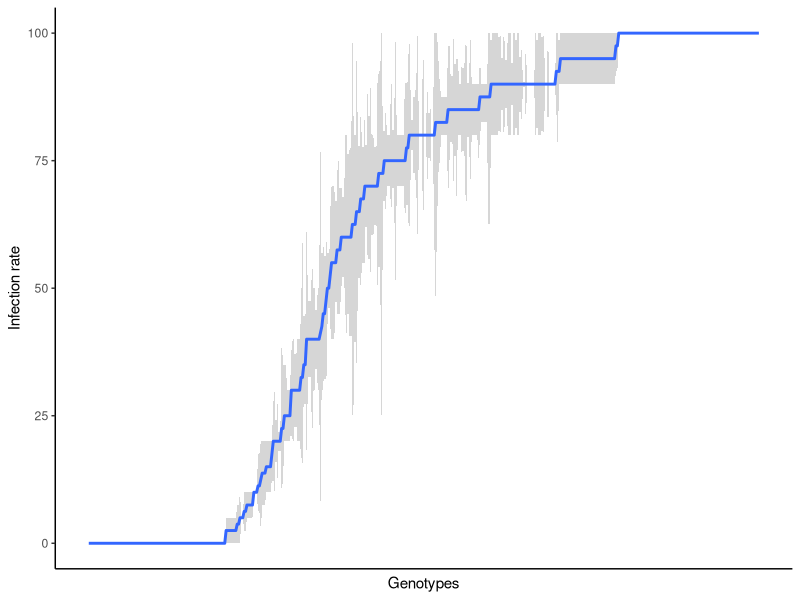
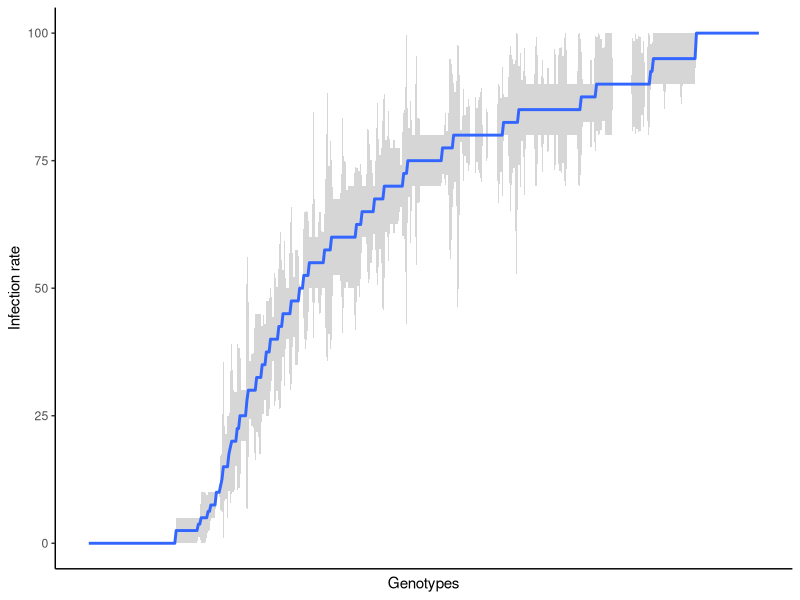
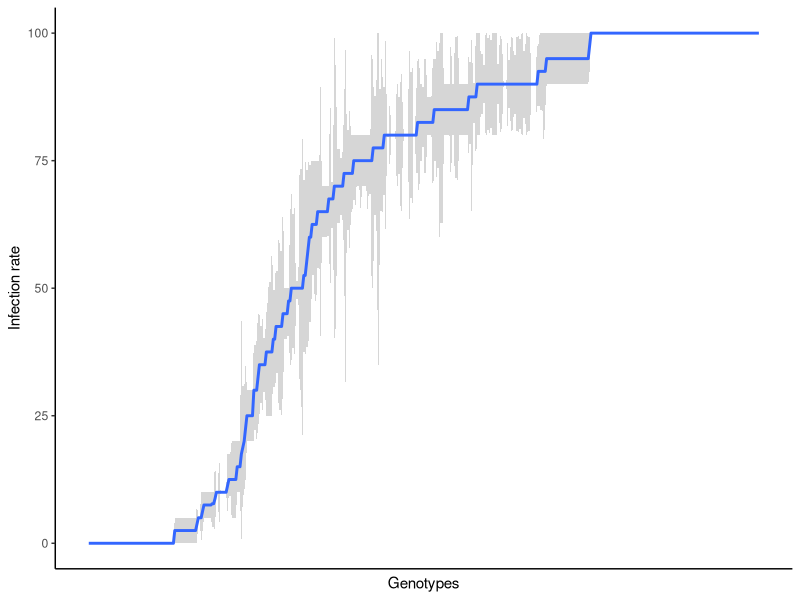
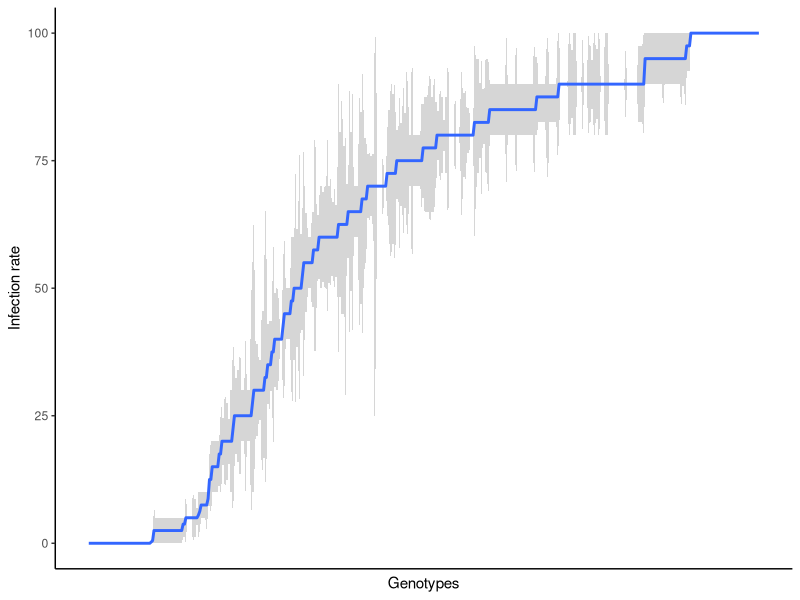
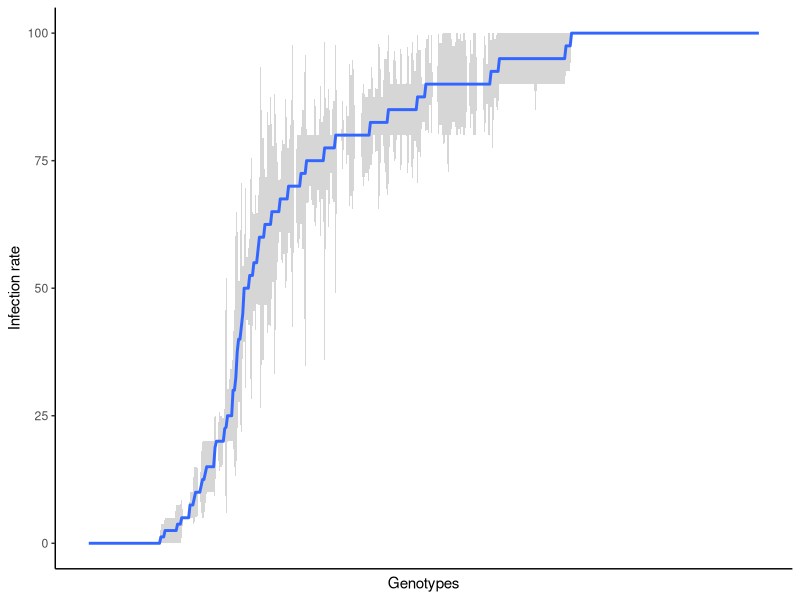
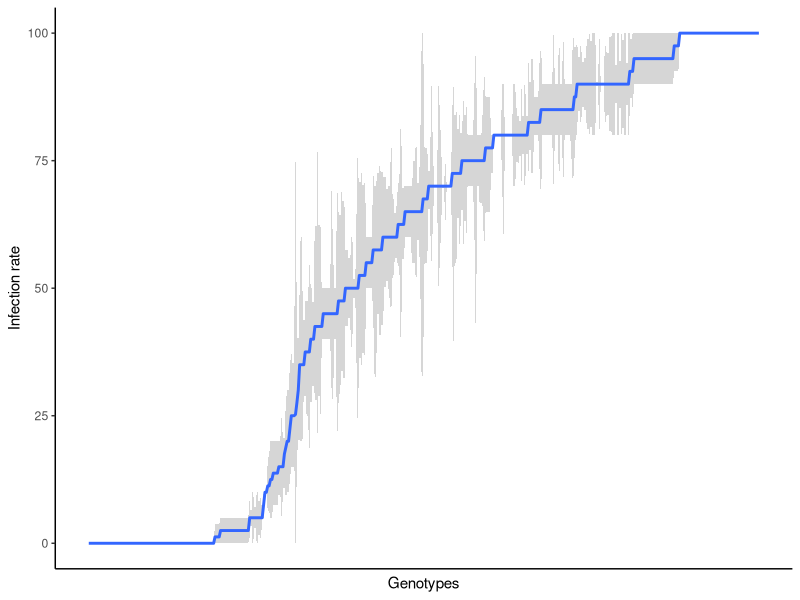
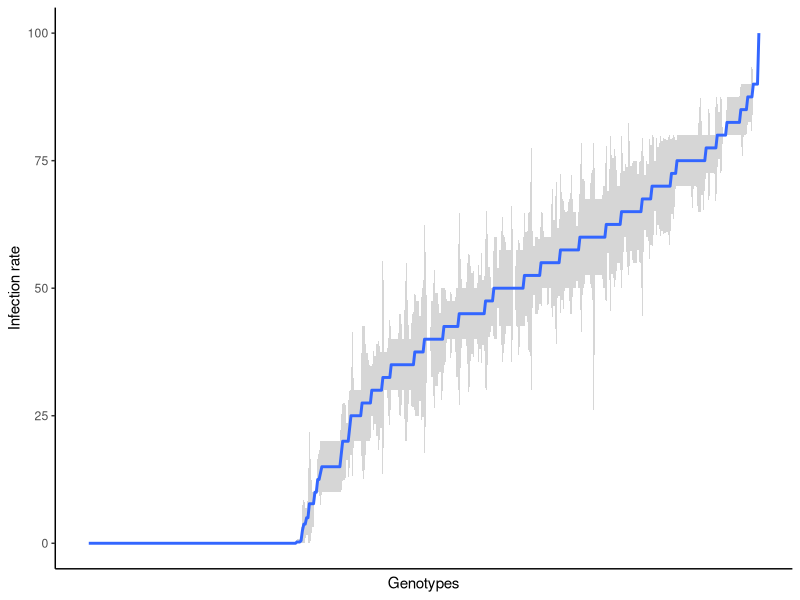
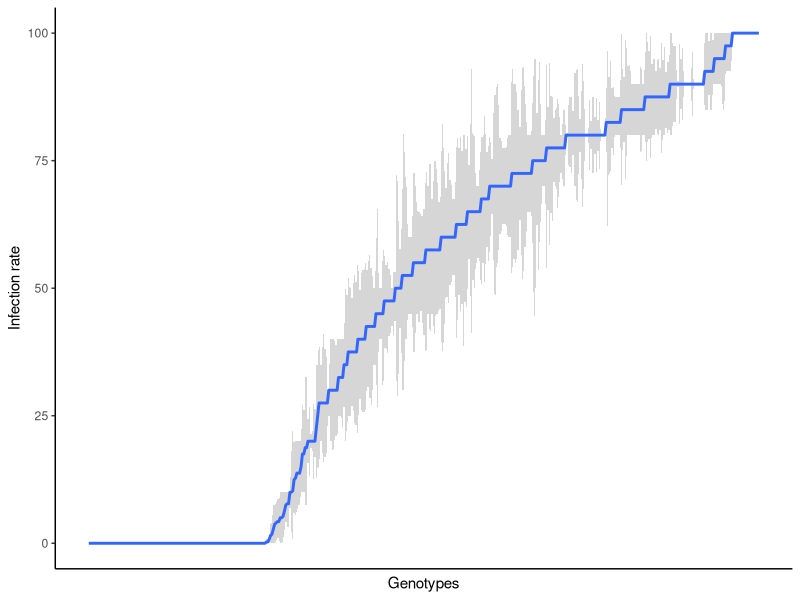

Generate these figures, in order, with R:
### packages
library(vroom)
library(ggplot2)
library(gplots)
library(grid)
library(tidyverse)
### loading the data
setwd("path_to_data")
data <- read.table("Infection_data.txt", header = T, fill=T,as.is=T)
accessions <- as.character(levels(as.factor(data[,1])))
Means_heatmap <- c()
for(i in c(1:length(accessions))){
  Means_heatmap <- rbind(Means_heatmap,c(data[which(data[,1]==accessions[i])[1],1],colMeans(data[which(data[,1]==accessions[i]),c(3:12)])))
}
row.names(Means_heatmap) <- Means_heatmap[,1]
Means_heatmap <- Means_heatmap[,-1]
### removing NA 
Means_heatmap <- as.data.frame(Means_heatmap[-which(is.na(Means_heatmap[,10])),])

Means_heatmap_num <- data.frame(sapply(Means_heatmap, function(x) as.numeric(as.character(x))))
row.names(Means_heatmap_num) <- row.names(Means_heatmap)

for(j in c(1:10)){
  order_plot_acc <- rownames(Means_heatmap_num)[order(Means_heatmap_num[,j])]
  data_order <- c()
  for(i in c(1:length(order_plot_acc))){
    data_order <- rbind(data_order, cbind(i,data[which(data[,1]==order_plot_acc[i]),]))
  }
  
  data_order <- data_order %>% mutate(Line = fct_reorder(Line, data_order[,5]))
  plot <- ggplot(data_order,aes(x=i, y=data_order[,j+3])) +
    stat_summary(fun.data = "mean_cl_boot", geom = "smooth", se = TRUE) +
    xlab("Genotypes") + ylab("Infection rate") +
    scale_x_continuous(breaks = seq(1, max(data_order$i), by = 2)) + theme_bw() + theme(panel.border = element_blank(), panel.grid.major = element_blank(),
                                                                                        panel.grid.minor = element_blank(), axis.line = element_line(colour = "black"),
                                                                                        axis.text.x=element_blank(),axis.ticks.x=element_blank())
  ggsave(paste("/media/benji/data_benji/005_manuscript/AGENT/Figures/Fig_2/",colnames(Means_heatmap_num)[j], ".png",sep=""),plot=plot,units="px", height = 1000, width=1700)
}
